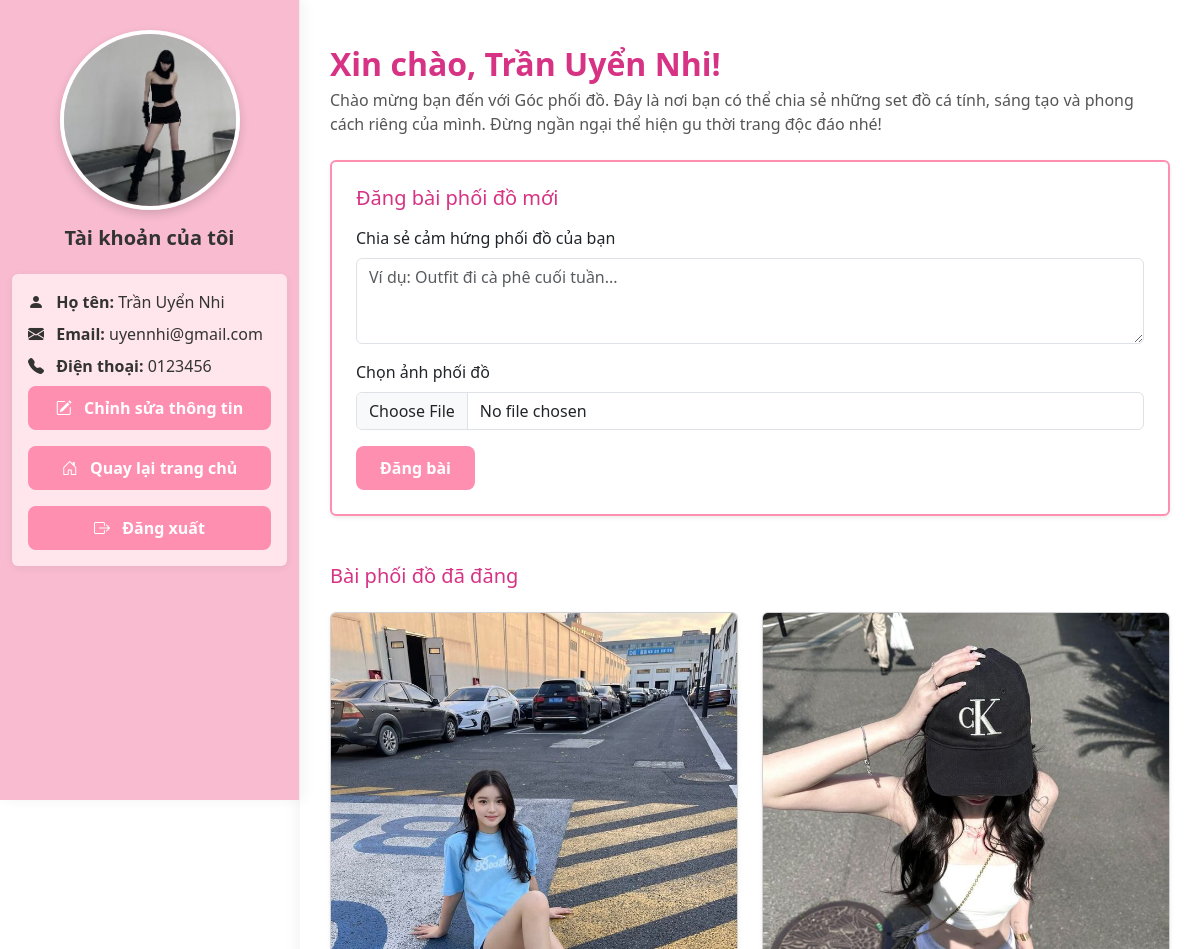
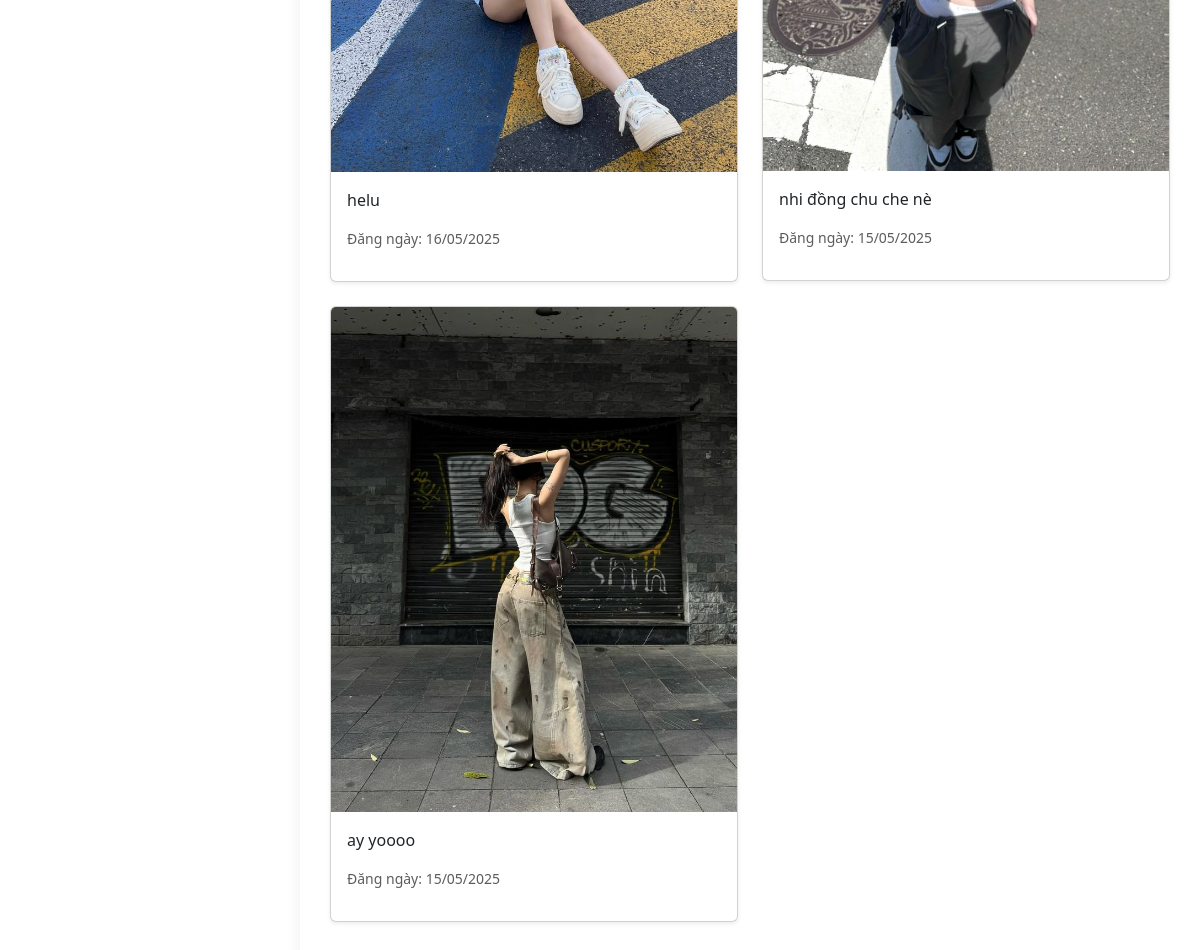
The app's page /pages/customer.php (signed in) with its own data (2 pictures, top to bottom).
### tables this page shows
CREATE TABLE `outfits` (
  `id` int(11) NOT NULL,
  `user_id` int(11) DEFAULT NULL,
  `title` varchar(100) DEFAULT NULL,
  `caption` text DEFAULT NULL,
  `image` varchar(255) DEFAULT NULL,
  `created_at` timestamp NOT NULL DEFAULT current_timestamp()
);

### pages/customer.php (the view, shortened to what this page needs)
<?php
include '../php/config.php';
$outfits = [];
if (isset($_SESSION['user_id'])) {
  $user_id = $_SESSION['user_id'];
  $sql = "SELECT * FROM outfits WHERE user_id = ? ORDER BY created_at DESC";
  $stmt = $conn->prepare($sql);
  $stmt->bind_param("i", $user_id);
  $stmt->execute();
  $result = $stmt->get_result();
  $outfits = $result->fetch_all(MYSQLI_ASSOC);
}
?>
<!DOCTYPE html>
<html <head>
<link href="https://cdn.jsdelivr.net/npm/bootstrap@5.3.3/dist/css/bootstrap.min.css" rel="stylesheet">
<link rel="stylesheet" href="../assets/css/main.css">
<link rel="stylesheet" href="../assets/css/customer.css">
</head>
<body>
  <div class="profile-page">
    <div class="container-fluid">
      <div class="row">
        <div class="col-md-3 sidebar text-center">
          <form action="../php/update_avatar.php" method="POST" enctype="multipart/form-data" id="avatar-form">
            <label for="avatar-upload" class="d-block position-relative" style="cursor: pointer;">
              <img src="../<?php echo $_SESSION['avatar'] ?? 'assets/img/default-avatar.png'; ?>"
                alt="Avatar khách hàng" class="img-fluid rounded-circle"
                style="width: 180px; height: 180px; object-fit: cover; cursor: pointer;"
                onclick="document.getElementById('avatarInput').click();">
            </label>
          </form>
          <h5 class="mt-3 fw-bold">Tài khoản của tôi</h5>
          <div class="menu-box mt-4 p-3 rounded text-start">
            <p class="mb-2"><i class="bi bi-person-fill me-2"></i>
              <strong>Họ tên:</strong>
              <?php echo isset($_SESSION['name']) ? htmlspecialchars($_SESSION['name']) : 'Chưa có'; ?>
            </p>
            <p class="mb-2"><i class="bi bi-envelope-fill me-2"></i>
              <strong>Email:</strong>
              <?php echo isset($_SESSION['email']) ? htmlspecialchars($_SESSION['email']) : 'Chưa có'; ?>
            </p>
            <p class="mb-2"><i class="bi bi-telephone-fill me-2"></i>
              <strong>Điện thoại:</strong>
              <?php echo isset($_SESSION['phone']) ? htmlspecialchars($_SESSION['phone']) : 'Chưa có'; ?>
            </p>
            <button class="btn btn-pink w-100 mb-3" data-bs-toggle="modal" data-bs-target="#editInfoModal">
              <i class="bi bi-pencil-square me-2"></i> Chỉnh sửa thông tin
            </button>
            <a href="index.php" class="btn btn-pink w-100 mb-3">
              <i class="bi bi-house-door me-2"></i> Quay lại trang chủ
            </a>
            <a href="../php/logout.php" class="btn btn-pink w-100">
              <i class="bi bi-box-arrow-right me-2"></i> Đăng xuất
            </a>
          </div>
        </div>
        <div class="col-md-9 content">
          <div class="username">Xin chào,
            <?php echo isset($_SESSION['name']) ? htmlspecialchars($_SESSION['name']) : 'Chưa có'; ?>!
          </div>
          <p class="info-text mb-4">
            Chào mừng bạn đến với Góc phối đồ. Đây là nơi bạn có thể chia sẻ những set đồ cá tính, sáng tạo và phong
            cách riêng của mình. Đừng ngần ngại
            thể hiện gu thời trang độc đáo nhé!
          </p>
          <div class="mb-5 p-4 rounded shadow-sm" style="border: 2px solid var(--primary-dark);">
            <h5 class="mb-3" style="color: var(--text-color);">Đăng bài phối đồ mới</h5>
            <form action="../php/upload_outfit.php" method="POST" enctype="multipart/form-data">
              <div class="mb-3">
                <label for="caption" class="form-label">Chia sẻ cảm hứng phối đồ của bạn</label>
                <textarea class="form-control" id="caption" rows="3" name="caption" required
                  placeholder="Ví dụ: Outfit đi cà phê cuối tuần..."></textarea>
              </div>
              <div class="mb-3">
                <label for="imageUpload" class="form-label">Chọn ảnh phối đồ</label>
                <input class="form-control" type="file" id="imageUpload" name="image" accept="image/*" required>
              </div>
              <button type="submit" class="btn btn-pink px-4" style="border: none;">Đăng bài</button>
            </form>
          </div>
          <h5 class="mb-4" style="color: var(--text-color);">Bài phối đồ đã đăng</h5>
          <div class="row g-4">
            <?php if (!empty($outfits)): ?>
              <?php foreach ($outfits as $outfit): ?>
                <div class="col-md-6">
                  <div class="card shadow-sm">
                    <img src="../<?php echo htmlspecialchars($outfit['image']); ?>" class="card-img-top" alt="Outfit Image">
                    <div class="card-body">
                      <p class="card-text"><?php echo htmlspecialchars($outfit['caption']); ?></p>
                      <p class="text-muted small">Đăng ngày: <?php echo date('d/m/Y', strtotime($outfit['created_at'])); ?>
                      </p>
                    </div>
                  </div>
                </div>
              <?php endforeach; ?>
            <?php else: ?>
              <div class="col-12">
                <p class="text-muted">Bạn chưa đăng bài phối đồ nào.</p>
              </div>
            <?php endif; ?>
          </div>
        </div>
      </div>
    </div>
  </div>
  <link href="https://cdn.jsdelivr.net/npm/bootstrap-icons@1.10.5/font/bootstrap-icons.css" rel="stylesheet">
</body>
</html>

### assets/css/main.css (style rules this page uses)
:root { --primary-light: #ffe6ec; --primary-dark: #ff8fb1; --text-color: #d63384; }
body { scroll-behavior: smooth; }
.btn-pink { background-color: var(--primary-dark); color: white; border: none; padding: 10px 20px; border-radius: 8px; font-weight: bold; transition: 0.3s; }

### assets/css/customer.css (style rules this page uses)
.sidebar { position: fixed; top: 0; left: 0; width: 25%; height: 100vh; background-color: #f8bbd0; padding-top: 30px; color: #333; box-shadow: 4px 0 12px rgba(0, 0, 0, 0.05); border-right: 1px solid #eee; z-index: 1000; }
.sidebar img { width: 120px; height: 120px; object-fit: cover; border-radius: 50%; border: 4px solid white; box-shadow: 0 4px 10px rgba(0, 0, 0, 0.15); }
.content { margin-left: 25%; padding: 40px 30px; background-color: #fff; box-shadow: 0 4px 16px rgba(0, 0, 0, 0.07); }
.username { font-size: 2rem; font-weight: bold; color: var(--text-color); }
.info-text { font-size: 1rem; color: #555; }
.menu-box { background-color: var(--primary-light); box-shadow: 0 2px 8px rgba(0, 0, 0, 0.06); border-radius: 12px; }

### records on screen
outfits: image (picture), caption "helu", created_at "16/05/2025"
outfits: image (picture), caption "nhi đồng chu che nè", created_at "15/05/2025"
outfits: image (picture), caption "ay yoooo", created_at "15/05/2025"

### other values on screen
$_SESSION['name'] "Trần Uyển Nhi"
$_SESSION['email'] "uyennhi@gmail.com"
$_SESSION['phone'] "0123456"
